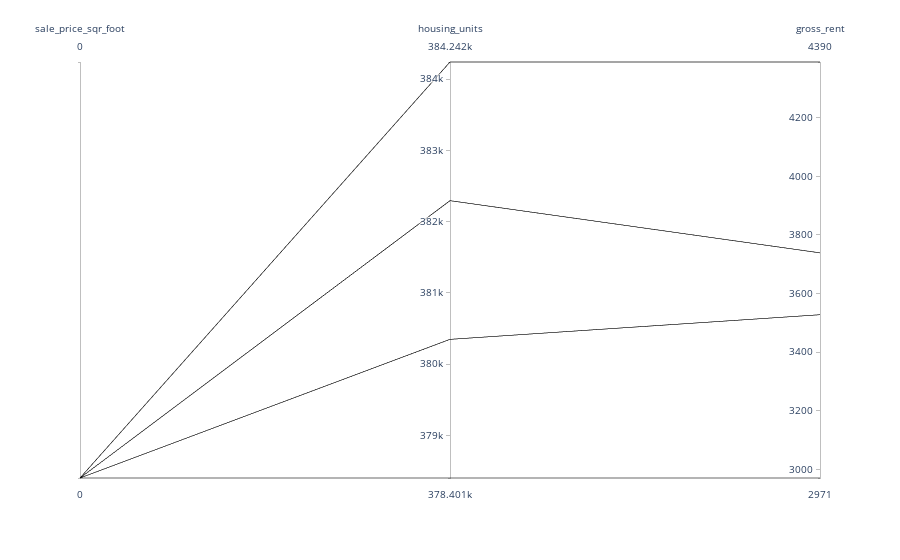

This figure's notebook cell:
### Markdown cell above
## Parallel Coordinates and Parallel Categories Analysis

In this section, you will use plotly express to create parallel coordinates and parallel categories visualizations so that investors can interactively filter and explore various factors related to the sales price of the neighborhoods. 

Using the DataFrame of Average values per neighborhood (calculated above), create the following visualizations:
1. Create a Parallel Coordinates Plot
2. Create a Parallel Categories Plot

### Code cell
# Parallel Coordinates Plot
px.parallel_coordinates(top_10_most_expensive, color='sale_price_sqr_foot')

### Figure 1 — Plotly figure (JSON) as saved in the notebook; plotly's stock layout.template omitted (floating-point values rounded to 4 significant figures)
{"data": [{"dimensions": [{"label": "sale_price_sqr_foot", "values": [null, null, null, null, null, null, null, null, null, null]}, {"label": "housing_units", "values": [382295, 384242, 384242, 378401, 380348, 384242, 384242, 382295, 380348, 382295]}, {"label": "gross_rent", "values": [3739, 4390, 4390, 2971, 3528, 4390, 4390, 3739, 3528, 3739]}], "domain": {"x": [0, 1], "y": [0, 1]}, "line": {"color": [null, null, null, null, null, null, null, null, null, null], "coloraxis": "coloraxis"}, "name": "", "type": "parcoords"}], "layout": {"autosize": true, "coloraxis": {"colorbar": {"title": {"text": "sale_price_sqr_foot"}}, "colorscale": [[0, "#0d0887"], [0.1111, "#46039f"], [0.2222, "#7201a8"], [0.3333, "#9c179e"], [0.4444, "#bd3786"], [0.5556, "#d8576b"], [0.6667, "#ed7953"], [0.7778, "#fb9f3a"], [0.8889, "#fdca26"], [1, "#f0f921"]]}, "legend": {"tracegroupgap": 0}, "margin": {"t": 60}}}
